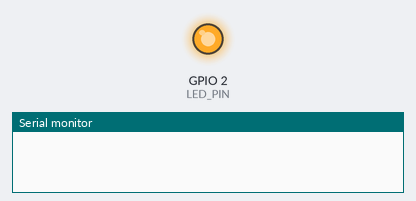
This sketch was run on a simulated ESP32. Shown: output pins drawn as LEDs (lit = HIGH), the last lines printed to the serial monitor.

Above: at 0.12 s.
At 2.1 s:
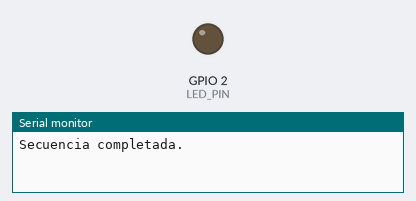
Timing chart, 0 to 6.9 s (numbered marks = the images above):
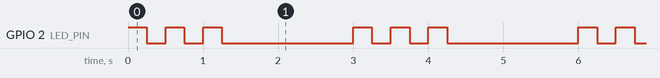

Measured:
- by itself, GPIO 2 (LED_PIN): repeats every 3.0 s: 2 × (LOW 0.25 s, HIGH 0.25 s), LOW 1.8 s, HIGH 0.25 s
- by itself, everything shown: repeats every 3.0 s, in 6 steps

The sketch:

ejemploserialESP32.ino
```cpp
const int LED_PIN = 2; // Pin del LED

void setup() {
    pinMode(LED_PIN, OUTPUT); // Configura el pin como salida
    Serial.begin(115200);     // Inicia la comunicación serial
}

void loop() {
    int n = 3; // Cantidad de parpadeos deseados

    // Bucle para hacer parpadear el LED 'n' veces
    for (int i = 1; i <= n; i++) {
        digitalWrite(LED_PIN, HIGH); // Enciende el LED
        delay(250);                  // Espera 250 ms

        digitalWrite(LED_PIN, LOW);  // Apaga el LED
        delay(250);                  // Espera 250 ms
    }

    // Mensaje de seguimiento en el Monitor Serie
    Serial.println("Secuencia completada.");
    delay(1500); // Pausa de 1.5 segundos antes de volver a empezar
}
```
